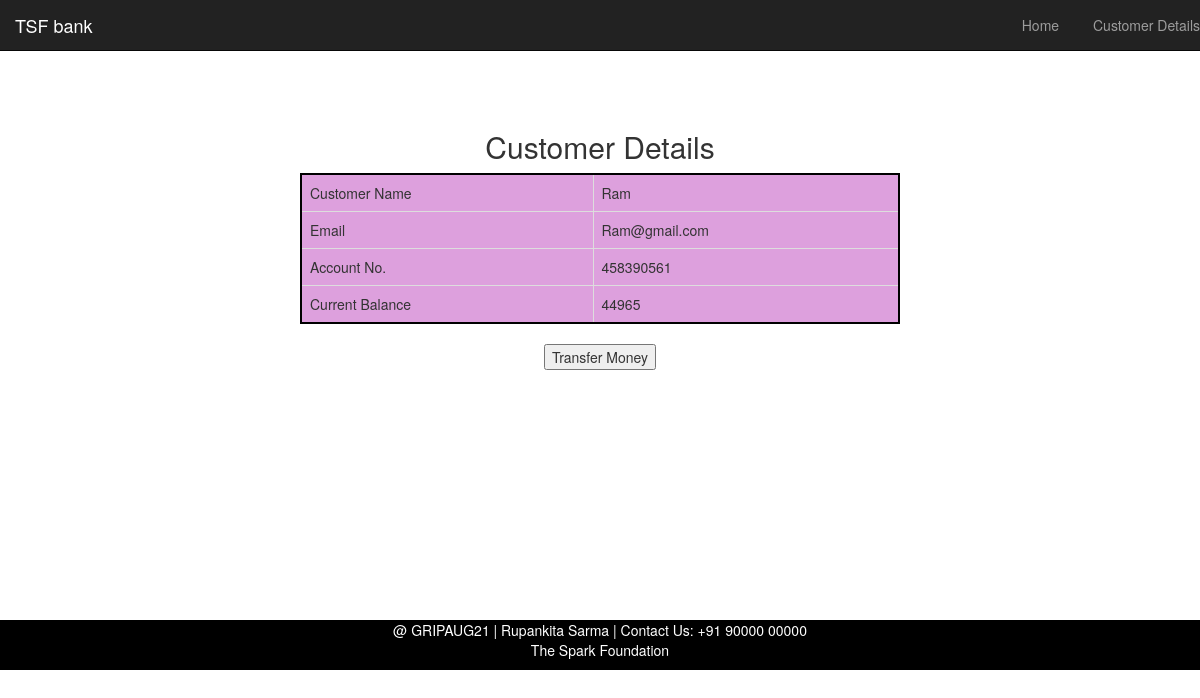
Page /view.php?id=1 on the committed database.
### tables this page shows
CREATE TABLE IF NOT EXISTS `user` (
  `ID` int(11) NOT NULL,
  `Name` varchar(20) NOT NULL,
  `Email` varchar(20) NOT NULL,
  `Account No` int(11) NOT NULL,
  `Balance` int(11) NOT NULL,
  `View Details` varchar(20) NOT NULL,
  PRIMARY KEY (`ID`)
);

### view.php (the view, shortened to what this page needs)
<!DOCTYPE html>
<html>
    <head>
        <link rel="stylesheet" href="bootstrap/css/bootstrap.min.css" type="text/css">
    </head>
    <body>
        <div>
                <div class="navbar navbar-inverse navbar-fixed-top">
                    <div class="navbar-header">
                    <a class="navbar-brand" href="customer.html">TSF bank</a>
                </div>
                <div class="collapse navbar-collapse" id="myNavbar">
                <ul class="nav navbar-nav navbar-right">
                      <li><a href="customer.html"><span class="glyphicon"></span> Home</a></li>
                      <li><a href="index.php"><span class="glyphicon"></span> Customer Details</a></li>
                    </ul>
                </div>
                </div>
            <div class="banner_content">
                <center>
                    <h2>Customer Details</h2>
                </center>
                    <form action="transfer.php" method="POST">
	<?php
	$id=$_GET['id'];
	$con=mysqli_connect("localhost", "root", "","customers-details","3306");
	$query="select * from user where ID='$id'";
	$result=mysqli_query($con,$query);
	if($result) {
		while($row=mysqli_fetch_array($result))
		{
					$dbname=$row['Name'];
					$dbemail=$row['Email'];
					$dbaccount=$row['Account No'];
					$dbcur_balance=$row['Balance'];
	?>
        <center>
            <table class="table table-bordered table-hover " style="background-color: plum;border: 2px #000 solid;">
		<tr>
			<td>Customer Name</td>
			<td><?php echo $dbname; ?></td>
		</tr>
		<tr>
			<td>Email</td>
			<td><?php echo $dbemail; ?></td>
		</tr>
		<tr>
			<td>Account No.</td>
			<td><?php echo $dbaccount; ?></td>
		</tr>
                <tr>
			<td>Current Balance</td>
			<td><?php echo $dbcur_balance; ?></td>
		</tr>
		<?php
                }
                    }
                ?>
                </table>
            <div>
                <input type="submit" value="Transfer Money" class="button">
            </div>
                </center>
                    </form>
                    </div>
                </div>
                <footer>
            <div>
                <center>
                    <p> @ GRIPAUG21 | Rupankita Sarma | Contact Us: +91 90000 00000<br> The Spark Foundation</p>
                </center>
            </div>
        </footer>
    </body>
</html>

### view.php (style rules this page uses)
body { background-image:url(aimg/image5.jpg) ; background-size: cover; }
footer { background-color: black; position: relative; height: 50px; margin-top: -50px; clear: both; color: white; }
.banner_content { padding-top: 110px; padding-bottom: 300px; padding-left: 300px; padding-right: 300px; }

### rows in the picture
user: Name "Ram", Email "Ram@gmail.com", Account No "458390561", Balance "44965"
